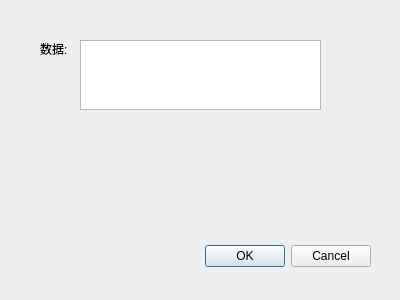
<?xml version="1.0" encoding="UTF-8"?>
<ui version="4.0">
 <class>dialog_string</class>
 <widget class="QDialog" name="dialog_string">
  <property name="geometry">
   <rect>
    <x>0</x>
    <y>0</y>
    <width>400</width>
    <height>300</height>
   </rect>
  </property>
  <property name="windowTitle">
   <string>Dialog</string>
  </property>
  <widget class="QDialogButtonBox" name="buttonBox">
   <property name="geometry">
    <rect>
     <x>30</x>
     <y>240</y>
     <width>341</width>
     <height>32</height>
    </rect>
   </property>
   <property name="orientation">
    <enum>Qt::Horizontal</enum>
   </property>
   <property name="standardButtons">
    <set>QDialogButtonBox::Cancel|QDialogButtonBox::Ok</set>
   </property>
  </widget>
  <widget class="QLabel" name="label">
   <property name="geometry">
    <rect>
     <x>40</x>
     <y>40</y>
     <width>67</width>
     <height>17</height>
    </rect>
   </property>
   <property name="text">
    <string>数据:</string>
   </property>
  </widget>
  <widget class="QTextEdit" name="textEdit">
   <property name="geometry">
    <rect>
     <x>80</x>
     <y>40</y>
     <width>241</width>
     <height>70</height>
    </rect>
   </property>
  </widget>
 </widget>
 <resources/>
 <connections>
  <connection>
   <sender>buttonBox</sender>
   <signal>accepted()</signal>
   <receiver>dialog_string</receiver>
   <slot>accept()</slot>
   <hints>
    <hint type="sourcelabel">
     <x>248</x>
     <y>254</y>
    </hint>
    <hint type="destinationlabel">
     <x>157</x>
     <y>274</y>
    </hint>
   </hints>
  </connection>
  <connection>
   <sender>buttonBox</sender>
   <signal>rejected()</signal>
   <receiver>dialog_string</receiver>
   <slot>reject()</slot>
   <hints>
    <hint type="sourcelabel">
     <x>316</x>
     <y>260</y>
    </hint>
    <hint type="destinationlabel">
     <x>286</x>
     <y>274</y>
    </hint>
   </hints>
  </connection>
 </connections>
</ui>
